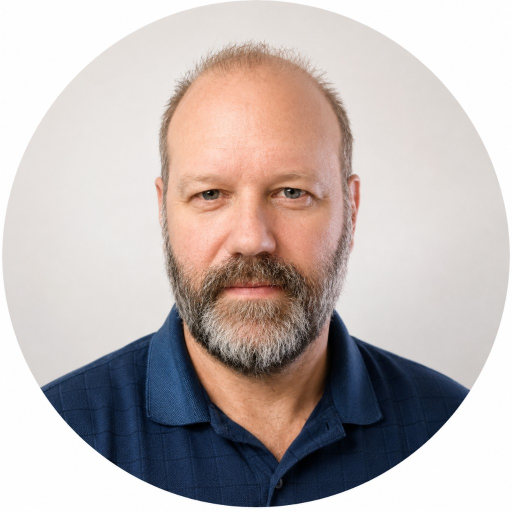
#> input picture assets/about/about-portrait.png, 1024 x 1024 px, given in place of logoweidlerstudio.png, which was not available (shown at 1/2 size)
$ python optimize_images.py
#> lines starting #> are read from the running program, lines starting #| are printed output that depends on the picture; pictures that were not available may be replaced by others from this repository, and a replacement may not be noted
"""Generate compressed web assets (run once after logo changes)."""
from pathlib import Path

from PIL import Image

ROOT = Path(__file__).resolve().parent.parent
ASSETS = ROOT / "assets"
ASSETS.mkdir(exist_ok=True)

LOGO = ROOT / "logo weidlerstudio.png"
if not LOGO.exists():
    LOGO = ROOT / "logoweidlerstudio.png"
ICON = ROOT / "icone weidler studio.png"
KIOS = ROOT / "kios-pure-world.png"
CRIBLE = ROOT / "assets" / "cribleplus.png"
if not CRIBLE.exists():
    CRIBLE = ROOT / "assets" / "cribleplus.png"


def save_webp(img: Image.Image, path: Path, quality: int = 82) -> None:
    img.save(path, "WEBP", quality=quality, method=6)


def save_png(img: Image.Image, path: Path) -> None:
    img.save(path, "PNG", optimize=True)


def resize_contain(src: Path, max_px: int) -> Image.Image:
#> called with max_px = 72
    img = Image.open(src).convert("RGBA")
    img.thumbnail((max_px, max_px), Image.Resampling.LANCZOS)
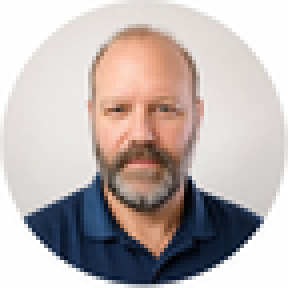
#> img: PIL image 72x72 RGBA (shown 4 times larger); mean R, G, B, A 190.6, 180.9, 178.7, 255
    return img


def main() -> None:
    # Favicon + nav (small)
    icon_src = ICON if ICON.exists() else LOGO
    nav = resize_contain(icon_src, 72)
    save_png(nav, ASSETS / "logo-nav.png")

    fav = resize_contain(icon_src, 48)
#> call 2 of resize_contain, with max_px = 48
#> in resize_contain (call 2), `img.thumbnail((max_px, max_px), Image.Resampling.LANCZOS)`:
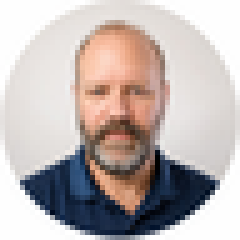
#> img: PIL image 48x48 RGBA (shown 5 times larger); mean R, G, B, A 190.5, 180.8, 178.7, 255
    save_png(fav, ASSETS / "favicon.png")

    # Hero logo
    hero = resize_contain(LOGO, 640)
#> call 3 of resize_contain, with max_px = 640
#> in resize_contain (call 3), `img.thumbnail((max_px, max_px), Image.Resampling.LANCZOS)`:
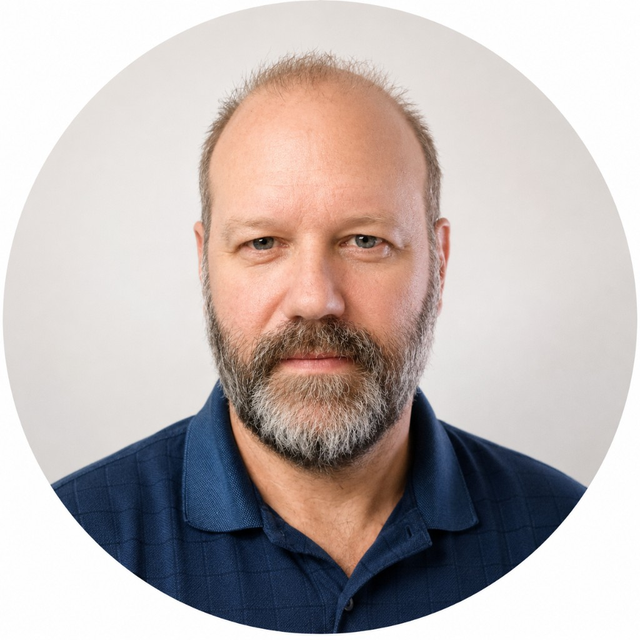
#> img: PIL image 640x640 RGBA; mean R, G, B, A 190.7, 181, 178.8, 255
    save_webp(hero, ASSETS / "logo-hero.webp")
    save_png(hero, ASSETS / "logo-hero.png")

    # Kios preview
    if KIOS.exists():
        kios = Image.open(KIOS).convert("RGB")
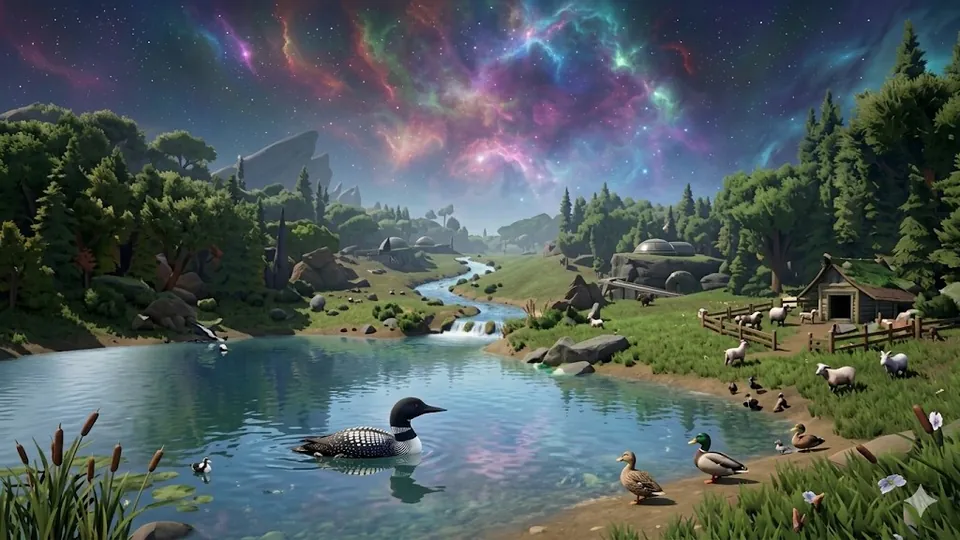
#> input picture assets/projects/kios/kios-pure-world.webp, 960 x 540 px, given in place of kios-pure-world.png, which was not available
#> kios is the input picture: PIL image 960x540 RGB; mean R, G, B 79, 91.2, 90.4
        kios.thumbnail((960, 960), Image.Resampling.LANCZOS)
        save_webp(kios, ASSETS / "kios-pure-world.webp", quality=80)
        kios.save(ASSETS / "kios-pure-world.jpg", "JPEG", quality=82, optimize=True)

    # Crible+ preview
    if CRIBLE.exists():
        cp = Image.open(CRIBLE).convert("RGBA")
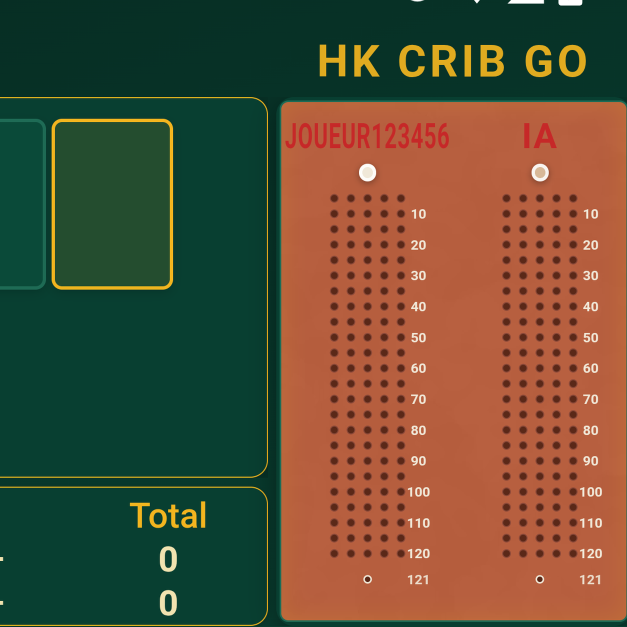
#> input picture assets/project-gallery/cribleplus.png, 1254 x 1254 px, found by its file name (shown at 1/2 size)
        cp.thumbnail((512, 512), Image.Resampling.LANCZOS)
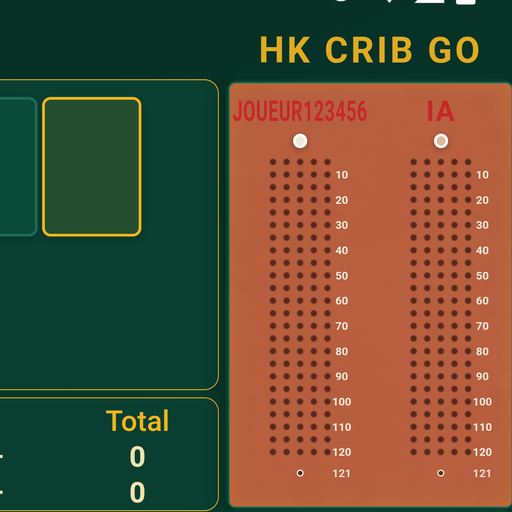
#> cp: PIL image 512x512 RGBA; mean R, G, B, A 91.7, 78.2, 53.4, 255
        save_webp(cp, ASSETS / "cribleplus-preview.webp")
        save_png(cp, ASSETS / "cribleplus-preview.png")

    for p in sorted(ASSETS.glob("*")):
        if p.is_file():
            print(f"  {p.name}: {p.stat().st_size // 1024} Ko")


if __name__ == "__main__":
    main()
    print("Done.")
